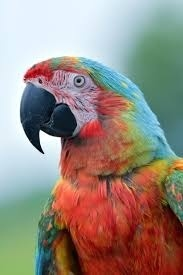
#> input picture phase1/new.jpeg, 183 x 275 px, found by its file name
$ python flipped.py
#> lines starting #> are read from the running program, lines starting #| are printed output that depends on the picture
import cv2
image=cv2.imread("phase1/new.jpeg")
#> image is the input picture: shape (275, 183, 3); mean B, G, R 128.5, 137.9, 151.2
cv2.imshow("Image",image)
flipped_horizontal=cv2.flip(image,1)
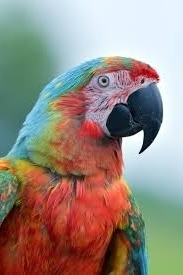
#> flipped_horizontal: shape (275, 183, 3); mean B, G, R 128.5, 137.9, 151.2
cv2.imshow("Flipped Horizontal Image",flipped_horizontal)
flipped_vertical=cv2.flip(image,0)
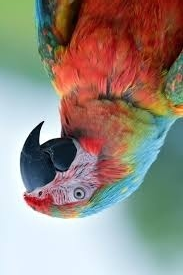
#> flipped_vertical: shape (275, 183, 3); mean B, G, R 128.5, 137.9, 151.2
cv2.imshow("Flipped Vertical Image",flipped_vertical)
flipped_both=cv2.flip(image,-1)
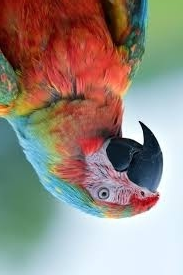
#> flipped_both: shape (275, 183, 3); mean B, G, R 128.5, 137.9, 151.2
cv2.imshow("Flipped Both Image",flipped_both)
cv2.waitKey(0)
cv2.destroyAllWindows()
cv2.imwrite("phase2/flipped_horizontal.jpeg",flipped_horizontal)
cv2.imwrite("phase2/flipped_vertical.jpeg",flipped_vertical)
cv2.imwrite("phase2/flipped_both.jpeg",flipped_both)
